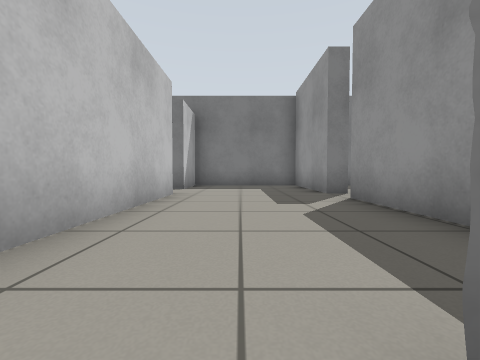
view 1 (above)

22 first-person views from a walk through a world built for the Gazebo simulator. The camera is 0.5 m above the floor, tilts 2° down and sees 90° across. The floor is counted in squares, 1 m on a side. Each view is taken from the middle of a square. On the plan, view 1 faces up. The plan holds only what a view shows up to about 9 squares ahead; the rest is blank.

view 2
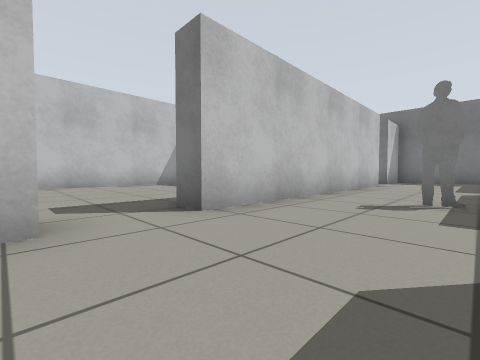

view 3
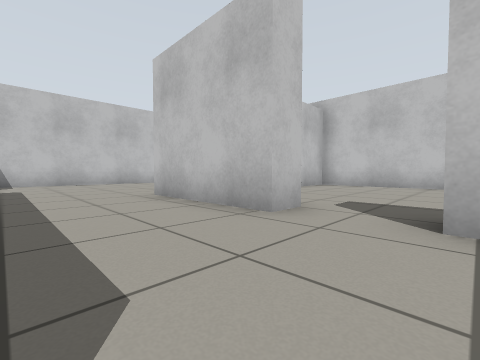

view 4
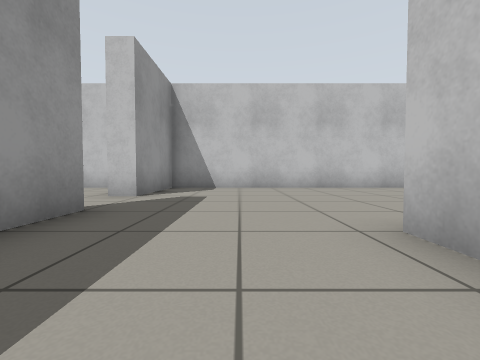

view 5
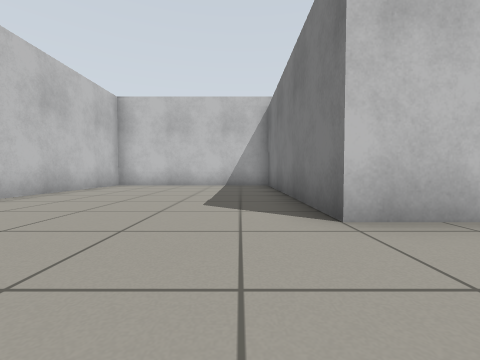

view 6
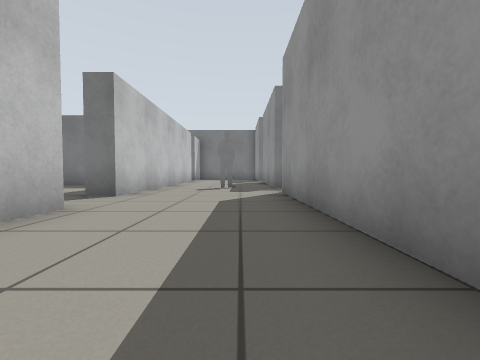

view 7
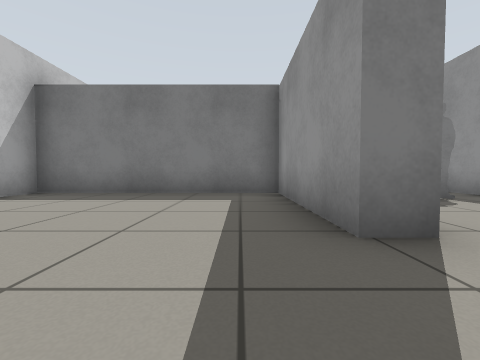

view 8
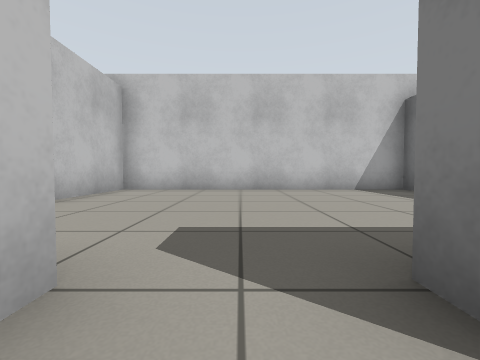

view 9
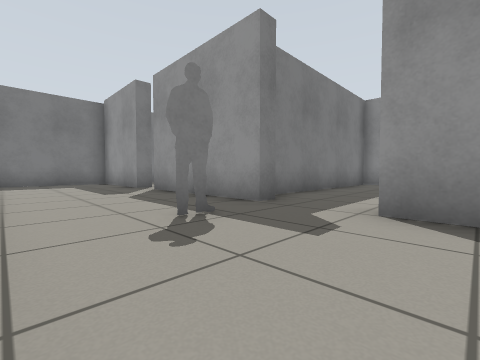

view 10
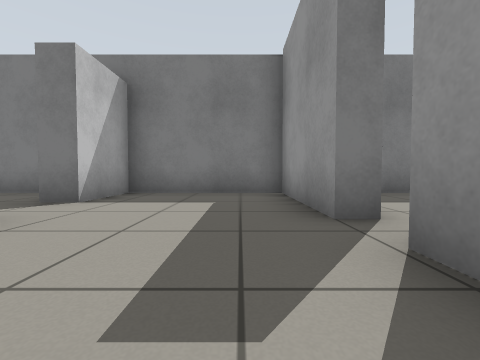

view 11
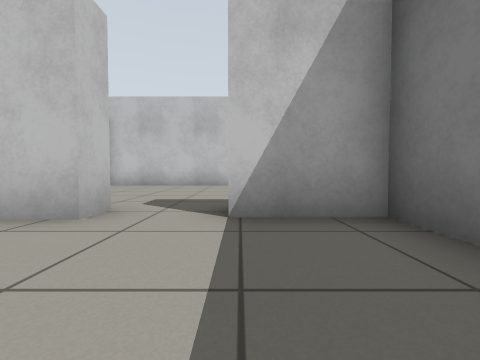

view 12
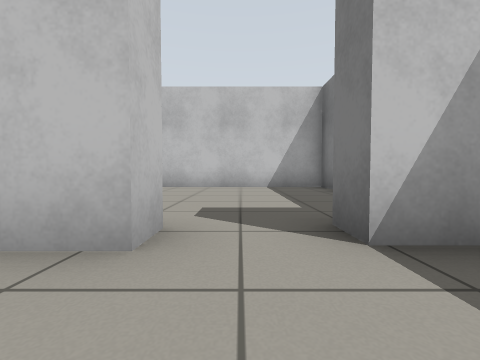

view 13
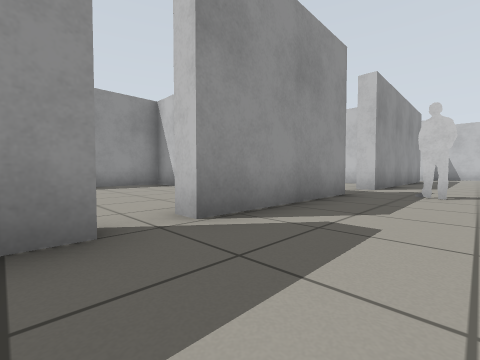

view 14
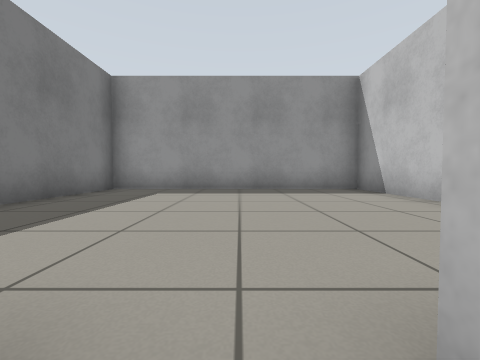

view 15
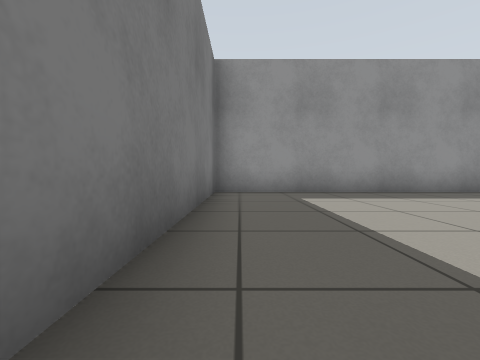

view 16
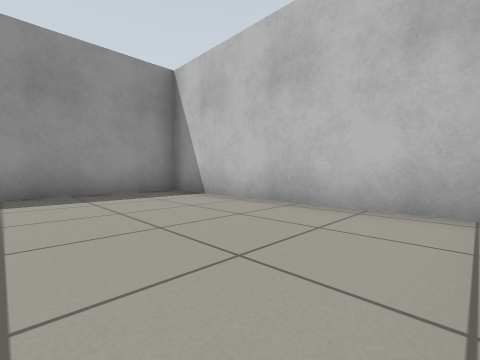

view 17
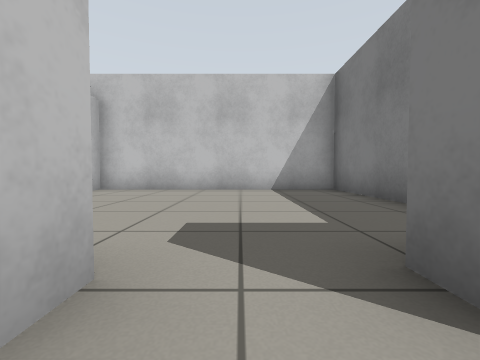

view 18
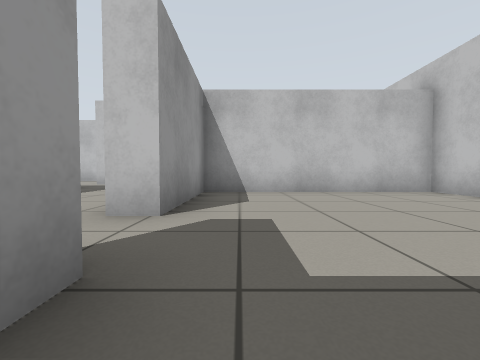

view 19
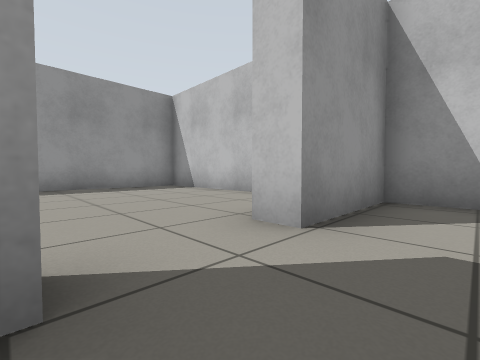

view 20
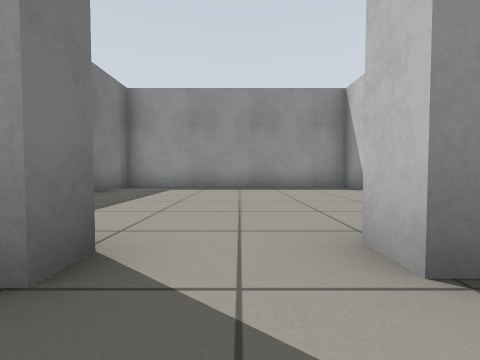

view 21
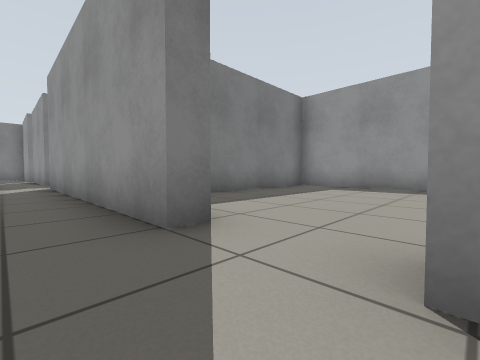

view 22
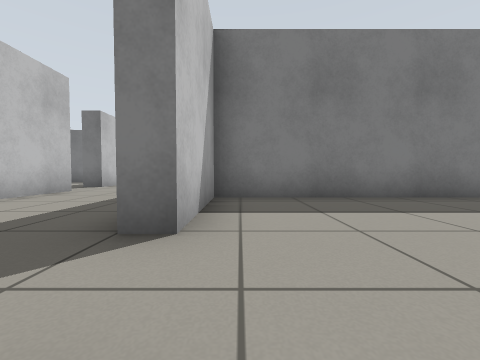

### Floor plan
Points are (right, up) in squares from view 1. A wall is a line through its corners. A room is listed if a view was taken in it or the views show most of it. See-through windows are left out.
Room 1 (views 1, 2, 3, 4, 5, 6, 8, 9, 10, 11, 12, 13, 14, 17, 19, 20, 21)
walls: (-2.1, -3.8) (-1.5, -3.8) (-1.5, -7) (-7.7, -7) (-7.7, -12.4) (2, -12.4) (2, -9.9) (2.8, -9.9); (0.2, 0.5) (0.9, 0.3) (0.3, 0.4); (2.5, -8.1) (2, -8.1) (2, -1.2); (2, 0.6) (2, 4.5) (2.6, 4.5); (-2.3, 5.3) (-1.5, 5.3) (-1.5, -2.2) (-2.3, -2.2); (2.5, 5.5) (2, 5.5) (2, 8.6) (-1.5, 8.6) (-1.5, 6.9) (-2.3, 6.9)
ways out: opening at (-2, -3) to room 2; opening at (2, 5) to room 3; opening at (-2, 6) to room 4; opening at (2, -9) to room 5
Room 2 (view 7)
walls: (-2.3, -2.2) (-2.3, 1.6); (-2, 1.6) (-7.7, 1.6) (-7.7, -6.3) (-5.1, -6.3)
ways out: opening at (-2, -3) to room 1
Room 3 (views 15, 16)
walls: (2.9, 1.7) (8.8, 1.7) (8.8, 8.6) (3.5, 8.6)
ways out: opening at (2, 5) to room 1
Room 4 (view 18)
walls: (-2.3, 6.9) (-2.3, 7.4); (-3.6, 8.6) (-7.7, 8.6) (-7.7, 2.1) (-2, 2.1); (-2.3, 2) (-2.3, 5.3)
ways out: opening at (-2, 6) to room 1
Room 5 (view 22)
walls: (4, -12.4) (8.8, -12.4) (8.8, -5.4) (2.5, -5.4) (2.5, -8.1)
ways out: opening at (2, -9) to room 1

Positions as (right, up) in squares from view 1, and headings:
1: (0, 0), facing up
2: (1, -4), facing up-left
3: (1, -2), facing down-left
4: (0, -5), facing down
5: (1, -8), facing left
6: (1, -7), facing up
7: (-3, -4), facing up
8: (-1, -3), facing left
9: (-1, -2), facing up-right
10: (1, 3), facing up
11: (1, 7), facing left
12: (0, 6), facing left
13: (0, 6), facing down-right
14: (2, 5), facing right
15: (3, 8), facing right
16: (3, 5), facing down-right
17: (-1, 6), facing left
18: (-3, 8), facing down
19: (1, -8), facing down-right
20: (1, -9), facing right
21: (1, -10), facing up-right
22: (3, -10), facing up
